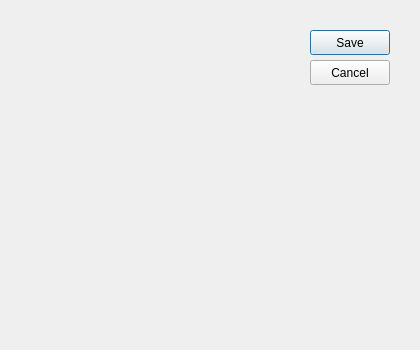
<?xml version="1.0" encoding="UTF-8"?>
<ui version="4.0">
 <class>TimeEditDialog</class>
 <widget class="QDialog" name="TimeEditDialog">
  <property name="windowModality">
   <enum>Qt::WindowModal</enum>
  </property>
  <property name="geometry">
   <rect>
    <x>0</x>
    <y>0</y>
    <width>420</width>
    <height>350</height>
   </rect>
  </property>
  <property name="windowTitle">
   <string>Dialog</string>
  </property>
  <widget class="wTimePicker" name="timepicker">
   <property name="geometry">
    <rect>
     <x>30</x>
     <y>30</y>
     <width>231</width>
     <height>311</height>
    </rect>
   </property>
  </widget>
  <widget class="QPushButton" name="saveBtn">
   <property name="geometry">
    <rect>
     <x>310</x>
     <y>30</y>
     <width>80</width>
     <height>25</height>
    </rect>
   </property>
   <property name="text">
    <string>Save</string>
   </property>
  </widget>
  <widget class="QPushButton" name="cancelBtn">
   <property name="geometry">
    <rect>
     <x>310</x>
     <y>60</y>
     <width>80</width>
     <height>25</height>
    </rect>
   </property>
   <property name="text">
    <string>Cancel</string>
   </property>
  </widget>
 </widget>
 <customwidgets>
  <customwidget>
   <class>wTimePicker</class>
   <extends>QWidget</extends>
   <header>wTimePicker.h</header>
  </customwidget>
 </customwidgets>
 <resources/>
 <connections/>
</ui>
